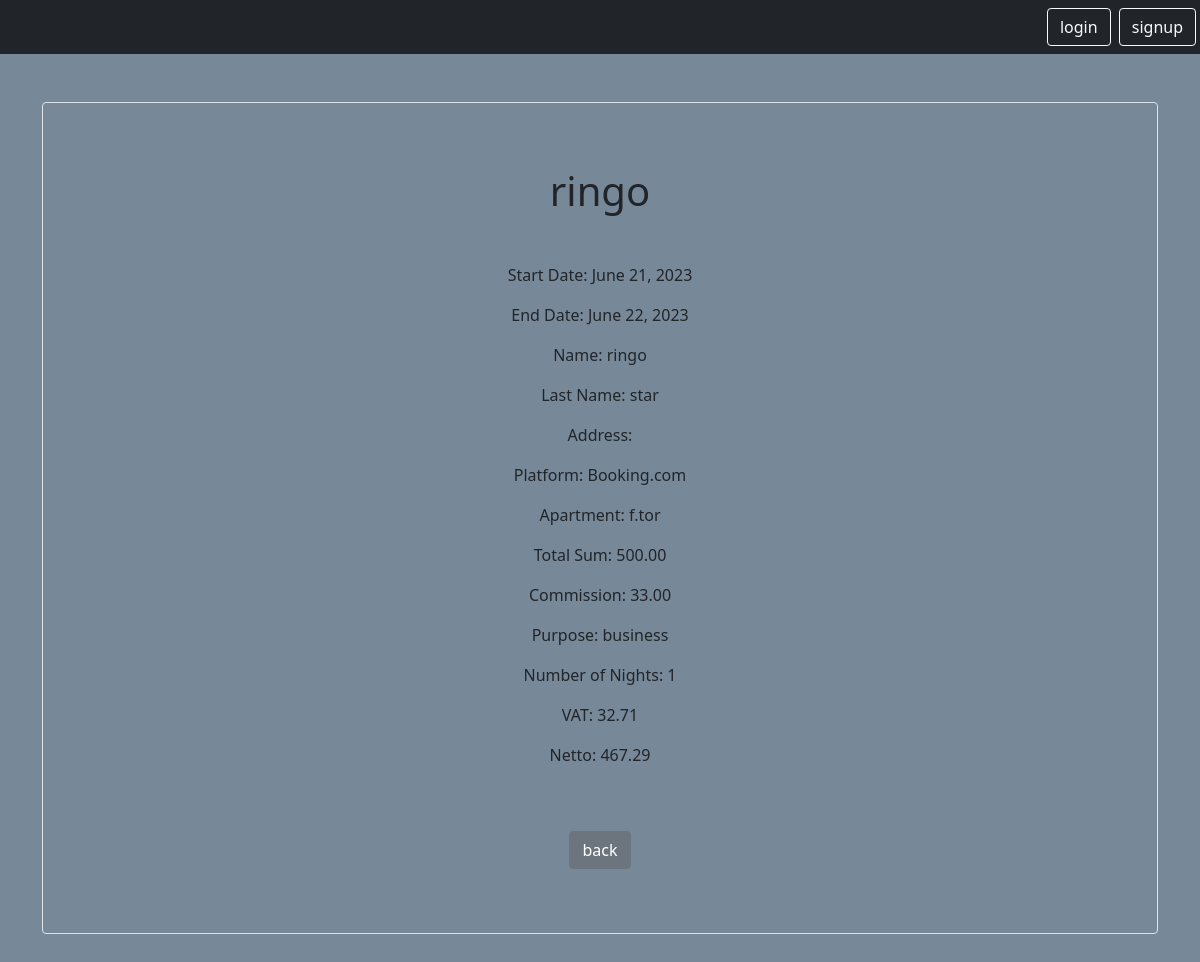
Before: /mini/invoice/1/ with the older database file.
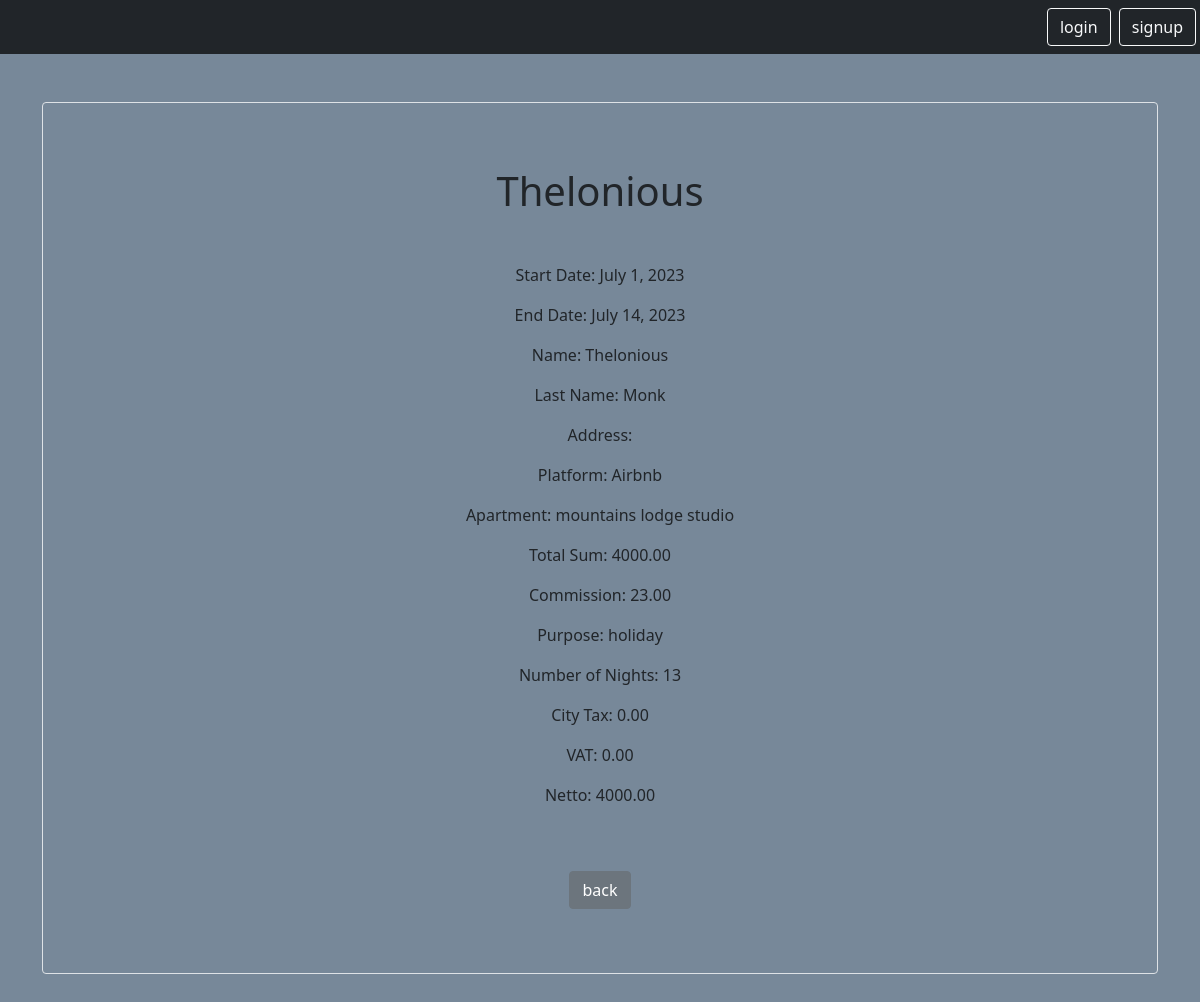
After: the same page with the newer database file.
### reservation/models.py (models this page shows, shortened)
class Reservation(models.Model):
    PURPOSE_CHOICES = [
        ("holiday", "holiday"),
        ("business", "business"),
        ("no-show", "no-show"),
    ]
    id = models.AutoField(primary_key=True)
    start_date = models.DateField(blank=True, null=True)
    end_date = models.DateField(blank=True, null=True)
    name = models.CharField(max_length=255)
    lname = models.CharField(max_length=255, blank=True)
    company = models.CharField(max_length=255, blank=True, null=True)
    address = models.CharField(max_length=255, blank=True, null=True)
    email = models.EmailField(blank=True, null=True)
    nationality = models.CharField(max_length=255, blank=True, null=True)
    t_sum = models.DecimalField(max_digits=10, decimal_places=2, blank=True, null=True)
    commission = models.DecimalField(
        max_digits=10, decimal_places=2, blank=True, null=True
    )
    rech_num = models.CharField(max_length=255, blank=True, null=True)
    link = models.URLField(blank=True, null=True)
    purpose = models.CharField(
        max_length=255, choices=PURPOSE_CHOICES, blank=True, null=True
    )
    user = models.ForeignKey(CustomUser, on_delete=models.CASCADE, related_name="reservation")
    platform = models.ForeignKey(
        Platform, on_delete=models.CASCADE, related_name="reservation", blank=True
    )
    apartment = models.ForeignKey(
        Apartment, on_delete=models.CASCADE, related_name="reservation", blank=True
    )
    def get_applicable_tax_rate(self):
        try:
            return TaxRate.objects.filter(start_date__lte=self.start_date).latest(
                "start_date"
            )
        except TaxRate.DoesNotExist:
            return None
    def calculate_vat(self):
        tax_rate = self.get_applicable_tax_rate()
        if tax_rate:
            netto_sum = self.t_sum / (1 + (tax_rate.vat_rate / 100))
            return self.t_sum - netto_sum
        return 0
    def calculate_citytax(self):
        tax_rate = self.get_applicable_tax_rate()
        if tax_rate:
            netto_sum = (self.t_sum - self.calculate_vat()) / (
                1 + (tax_rate.citytax_rate / 100))
            return self.t_sum - self.calculate_vat() - netto_sum
        return 0
    def calculate_netto(self):
        vat = self.calculate_vat()
        if self.purpose == "holiday":
            citytax = self.calculate_citytax()
            return self.t_sum - citytax - vat
        else:
            return self.t_sum - vat

class Platform(models.Model):
    user = models.ForeignKey(
        CustomUser, on_delete=models.CASCADE, related_name="platform", null=True, blank=True
    )
    id = models.AutoField(primary_key=True)
    name = models.CharField(max_length=255, blank=True)
    address = models.CharField(max_length=255, blank=True)
    kundennummer = models.CharField(max_length=255, blank=True)
    tel = models.CharField(max_length=255, blank=True)
    login = models.CharField(max_length=255, blank=True)
    url = models.URLField(blank=True, null=True)
    def __str__(self):
        return self.name

class Apartment(models.Model):
    user = models.ForeignKey(
        CustomUser, on_delete=models.CASCADE, related_name="apartment", null=True, blank=True
    )
    id = models.AutoField(primary_key=True)
    name = models.CharField(max_length=255)
    address = models.CharField(max_length=255)
    date_contract = models.DateField()
    def __str__(self):
        return self.name

### reservation/views.py (the view)
# urls.py: path('invoice/<int:pk>/', views.InvoiceDetailView.as_view(), name='invoice.detail'),
class InvoiceDetailView(DetailView):
    model = Reservation
    template_name = "invoice/inv_detail.html"
    context_object_name = "reservation"
    def get_context_data(self, **kwargs):
        context = super().get_context_data(**kwargs)
        reservation = self.object
        number_of_nights = (reservation.end_date - reservation.start_date).days
        citytax = reservation.calculate_citytax()
        vat = reservation.calculate_vat()
        netto = reservation.calculate_netto()
        context['number_of_nights'] = number_of_nights
        context['citytax'] = citytax
        context['vat'] = vat
        context['netto'] = netto
        return context

### reservation/templates/invoice/inv_detail.html
{% extends 'base.html' %}
{% block content %}
<div class = 'border rounded p-3 my-5'>
<h1 class="my-5">{{reservation.name}}</h1>
<p>Start Date: {{ reservation.start_date }}</p>
<p>End Date: {{ reservation.end_date }}</p>
<p>Name: {{ reservation.name }}</p>
<p>Last Name: {{ reservation.lname }}</p>
<p>Address: {{ address }}</p>
<p>Platform: {{ reservation.platform }}</p>
<p>Apartment: {{ reservation.apartment }}</p>
<p>Total Sum: {{ reservation.t_sum }}</p>
<p>Commission: {{ reservation.commission }}</p>
<p>Purpose: {{ reservation.purpose }}</p>
<p>Number of Nights: {{ number_of_nights }}</p>
{% if reservation.purpose == 'holiday' %}
<p>City Tax: {{ citytax|floatformat:2 }}</p>
{% endif %}
<p>VAT: {{ vat|floatformat:2 }}</p>
<p>Netto: {{ netto|floatformat:2 }}</p>
    <a href="{% url 'invoice.list' %}" class="btn btn-secondary my-5">back</a>
{% endblock %}

### static/templates/base.html (shortened to what this page needs)
{% load static %}
<!DOCTYPE html>
<html lang="en">
<head>
    <link rel="stylesheet" type="text/css" href="{% static 'css/style.css' %}"/>
    <link href="https://cdn.jsdelivr.net/npm/bootstrap@5.0.1/dist/css/bootstrap.min.css" rel="stylesheet">
</head>
<body>
    <nav class = 'navbar navbar-dark bg-dark'>
        <div class="ms-auto">
            {% if user.is_authenticated %}
            <a href="{% url 'logout' %}" class="btn btn-outline-light me-1">logout</a>
            <a href="{% url 'reservation.list' %}" class="btn btn-outline-light me-1">home</a>
            <a href="{% url 'reservation.new' %}" class="btn btn-outline-light me-1">new reservation</a>
            <a href="{% url 'platform.list' %}" class="btn btn-outline-light me-1">platform</a>
            <a href="{% url 'apartment.list' %}" class="btn btn-outline-light me-1">apartment</a>
            <a href="{% url 'invoice.list' %}" class="btn btn-outline-light me-1">invoices</a>
            {% else %}
            <a href="{% url 'login' %}" class="btn btn-outline-light me-1">login</a>
            <a href="{% url 'signup' %}" class="btn btn-outline-light me-1">signup</a>
            {% endif %}
        </div>
    </nav>
    <div class="my-5 text-center container">
    {% block content %}
    {% endblock%}
</div>
</body>
</html>

### static/templates/base.html (style rules this page uses)
body { background: lightslategray; }

Changed rows visible on the page:
changed Reservation: name "ringo" → "Thelonious"; start_date "June 21, 2023" → "July 1, 2023"; end_date "June 22, 2023" → "July 14, 2023"; lname "star" → "Monk"; platform "Booking.com" → "Airbnb"; apartment "f.tor" → "mountains lodge studio"; t_sum "500.00" → "4000.00"; commission "33.00" → "23.00"; purpose "business" → "holiday"
Other visible differences:
{{ number_of_nights }}: "1" → "13"
{{ citytax|floatformat:2 }}: (not shown) → "0.00"
{{ vat|floatformat:2 }}: "32.71" → "0.00"
{{ netto|floatformat:2 }}: "467.29" → "4000.00"
text now shown: "City Tax:"
